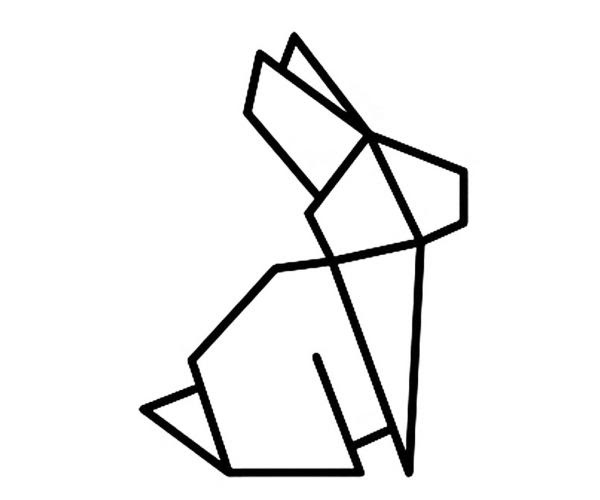
#> input picture 3.6conejo.jpg, 600 x 500 px
$ python 'RIVERAVJt4.1v1 programa.py'
#> lines starting #> are read from the running program, lines starting #| are printed output that depends on the picture; after the words box and inside, x2 and y2 are one past the last pixel; in counts of white or black regions, pixels touching at a corner belong together


import numpy as np
import cv2 as cv
filename = '3.6conejo.jpg'
img = cv.imread(filename)
#> img is the input picture: shape (500, 600, 3); min 0, max 255, mean 239.3
gray = cv.cvtColor(img,cv.COLOR_BGR2GRAY)
# find Harris corners
gray = np.float32(gray)
dst = cv.cornerHarris(gray,2,3,0.04)
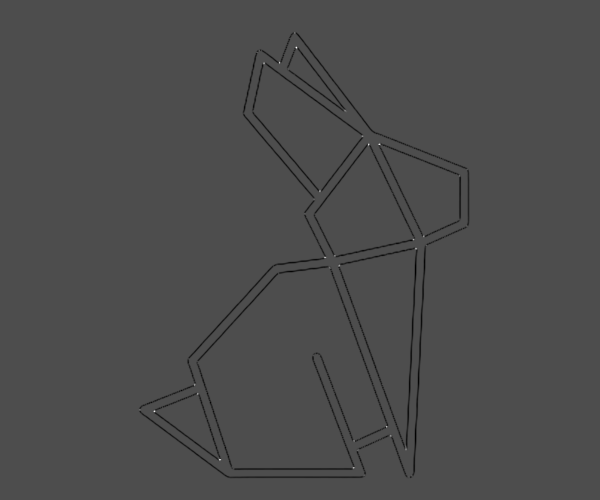
#> dst: shape (500, 600) float32; min -107441080, max 247783328, mean -1331191.8; drawn with min black and max white
dst = cv.dilate(dst,None)
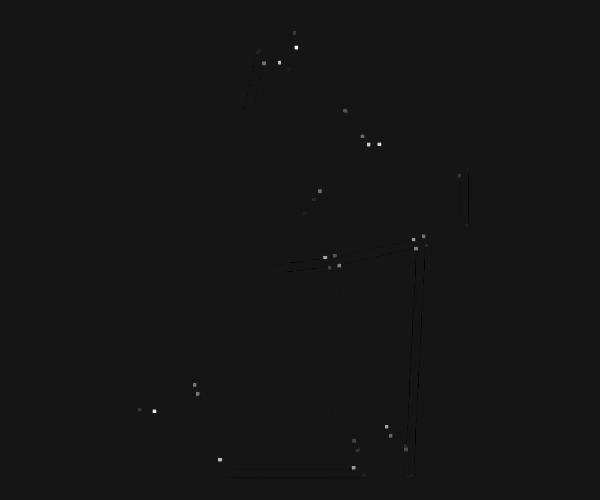
#> dst: shape (500, 600) float32; min -23317182, max 247783328, mean 94121; drawn with min black and max white
ret, dst = cv.threshold(dst,0.01*dst.max(),255,0)
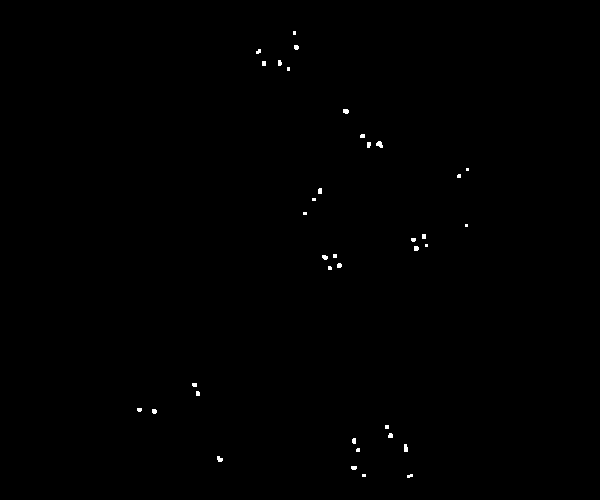
#> dst: shape (500, 600) float32; 0.23% white; 37 white regions (20 under 20 px), largest, box (x1, y1, x2, y2) and area: (376, 141, 383, 148) 34, (404, 444, 408, 452) 29, (217, 456, 223, 462) 27
#> ret = 2477833.3
dst = np.uint8(dst)
# find centroids
ret, labels, stats, centroids = cv.connectedComponentsWithStats(dst)
#> labels: shape (500, 600) int32; 38 distinct labels, from 0 to 37
#> ret = 38; stats = 38 rows, first 6: [0, 0, 600, 500, 299305], [293, 31, 3, 4, 12], [294, 45, 5, 5, 22], [256, 49, 5, 5, 19], [262, 61, 4, 5, 20], [278, 60, 4, 6, 21]; centroids = 38 pairs, first value 139 to 467, second value 32.5 to 475.5
# define the criteria to stop and refine the corners
criteria = (cv.TERM_CRITERIA_EPS + cv.TERM_CRITERIA_MAX_ITER, 100, 0.001)
corners = cv.cornerSubPix(gray,np.float32(centroids),(5,5),(-1,-1),criteria)
#> corners = 38 pairs, first value 137.7 to 466.7, second value 30.77 to 477.5
# Now draw them
minimo=int(corners[:,1].min())
#> minimo = 30

#linea azul BGR
cv.line(img,(200,minimo),(400,minimo),(255,0,0),1)
maximo=int(corners[:,1].max())
#> maximo = 477
cv.line(img,(200,maximo),(400,maximo),(255,0,0),1)
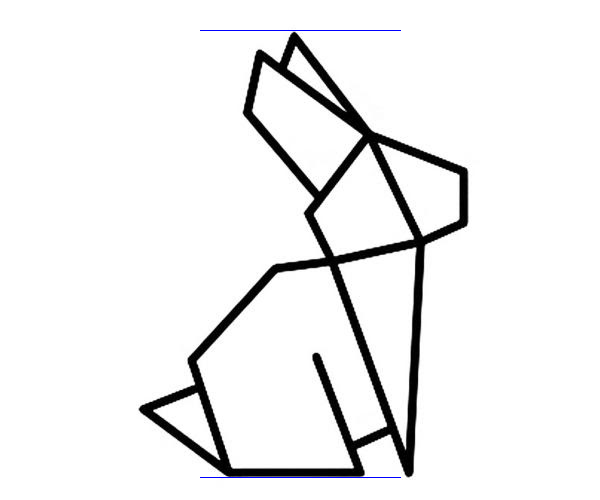
#> img: shape (500, 600, 3); mean B, G, R 239.3, 238.9, 238.9
res = np.hstack((centroids,corners))
#> res = 38 rows, first 6: [299.4, 249.5, 299.4, 249.5], [294, 32.5, 293.5, 30.77], [295.9, 46.91, 295.4, 45.47], [258.2, 51.11, 257.9, 48.53], [263.5, 63, 262.5, 61], [279.3, 62.57, 278.9, 62.69]
res = np.int0(res)
#> res = 38 rows, first 6: [299, 249, 299, 249], [294, 32, 293, 30], [295, 46, 295, 45], [258, 51, 257, 48], [263, 63, 262, 61], [279, 62, 278, 62]
img[res[:,1],res[:,0]]=[0,0,255]
#> img: shape (500, 600, 3); 0.01% of pixels changed, all inside (x1, y1, x2, y2) = (139, 32, 468, 476)
img[res[:,3],res[:,2]] = [0,255,0]
#> img: shape (500, 600, 3); mean B, G, R 239.3, 238.9, 238.9
print(f'La altura total del conejo es de {maximo-minimo} pixeles')
#| La altura total del conejo es de 447 pixeles
cv.imshow('Esquinas del conejo', img)

# De-allocate any associated memory usage
if cv.waitKey(0) & 0xff == 27:
#> (key Esc is pressed here)
    cv.destroyAllWindows()

$ run again, with RIVERAVJt4.1v1 imagen.jpg copied over 3.6conejo.jpg
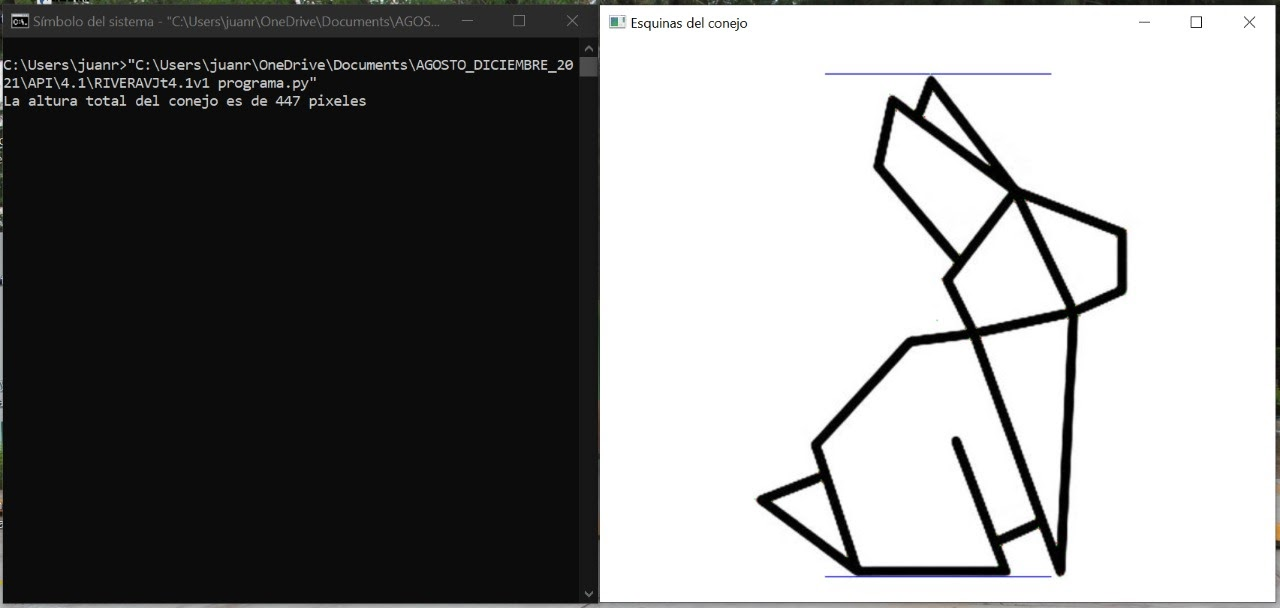
#> input picture RIVERAVJt4.1v1 imagen.jpg, 1280 x 608 px
#> img is the input picture: shape (608, 1280, 3); mean B, G, R 133.9, 134, 133.9
#> `ret, dst = cv.threshold(dst,0.01*dst.max(),255,0)`:
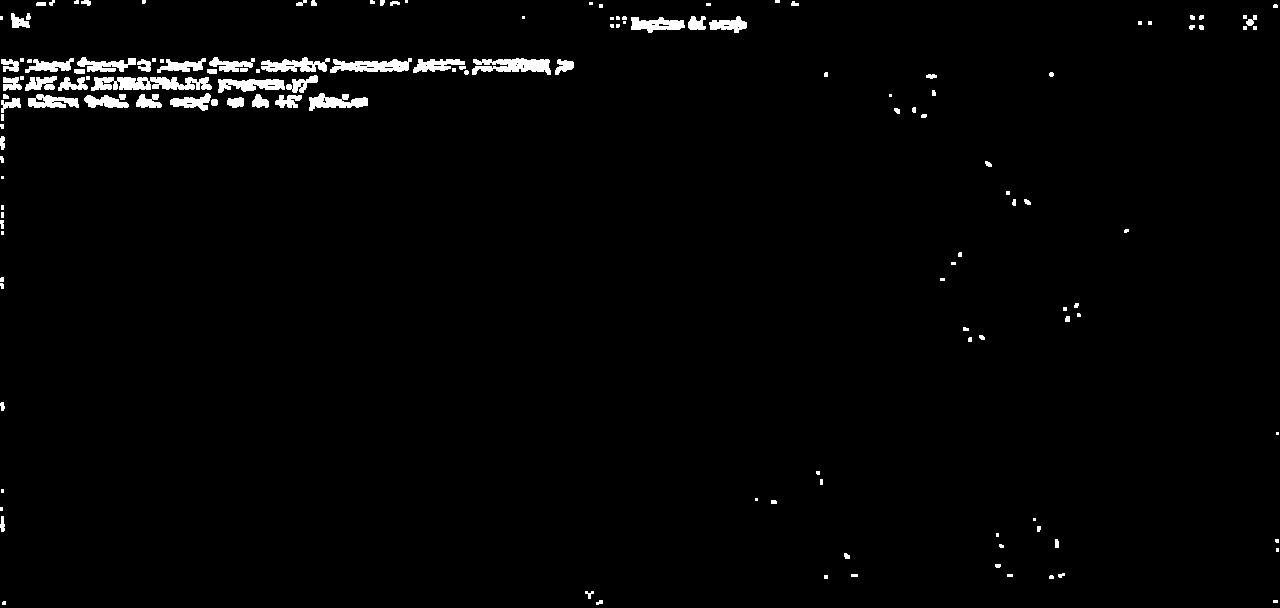
#> dst: shape (608, 1280) float32; 1.8% white; 143 white regions (62 under 20 px), largest, box (x1, y1, x2, y2) and area: (91, 77, 212, 91) 1197, (472, 58, 551, 75) 883, (330, 58, 412, 73) 756
#> `ret, dst = cv.threshold(dst,0.01*dst.max(),255,0)`: ret = 2577806.1
#> `ret, labels, stats, centroids = cv.connectedComponentsWithStats(dst)`:
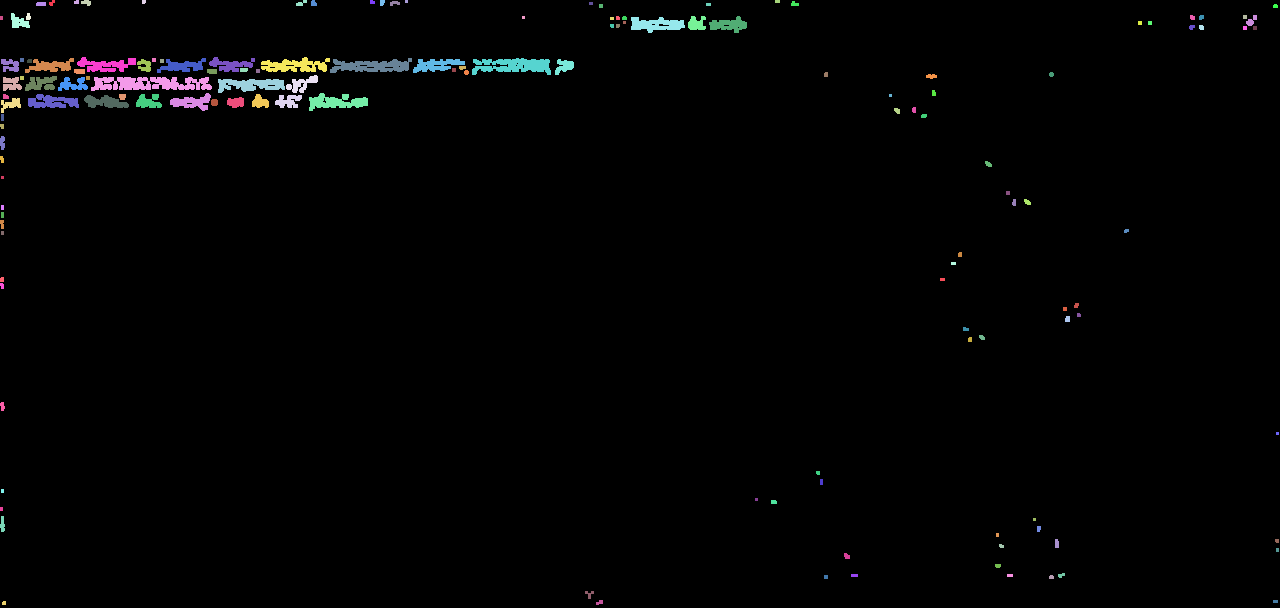
#> labels: shape (608, 1280) int32; 144 distinct labels, from 0 to 143; one colour per label, 0 black
#> `ret, labels, stats, centroids = cv.connectedComponentsWithStats(dst)`: ret = 144; stats = 144 rows, first 6: [0, 0, 1280, 608, 764099], [49, 0, 6, 6, 23], [74, 0, 5, 4, 18], [81, 0, 10, 6, 42], [142, 0, 4, 4, 15], [296, 0, 11, 6, 37]; centroids = 144 pairs, first value 1 to 1277, second value 1 to 602.6
#> corners = 144 pairs, first value 1.41 to 1275, second value 1.65 to 602.9
#> minimo = 1
#> maximo = 602
#> `res = np.hstack((centroids,corners))`: res = 144 rows, first 6: [645.3, 307.4, 645.3, 307.4], [51.48, 2.52, 51, 3.38], [76.17, 1.67, 74.48, 2.11], [86.02, 2.17, 82.36, 1.65], [143.4, 1.4, 142.5, 2.36], [300.8, 2.81, 298.3, 4.38]
#> `res = np.int0(res)`: res = 144 rows, first 6: [645, 307, 645, 307], [51, 2, 50, 3], [76, 1, 74, 2], [86, 2, 82, 1], [143, 1, 142, 2], [300, 2, 298, 4]
#| La altura total del conejo es de 601 pixeles
